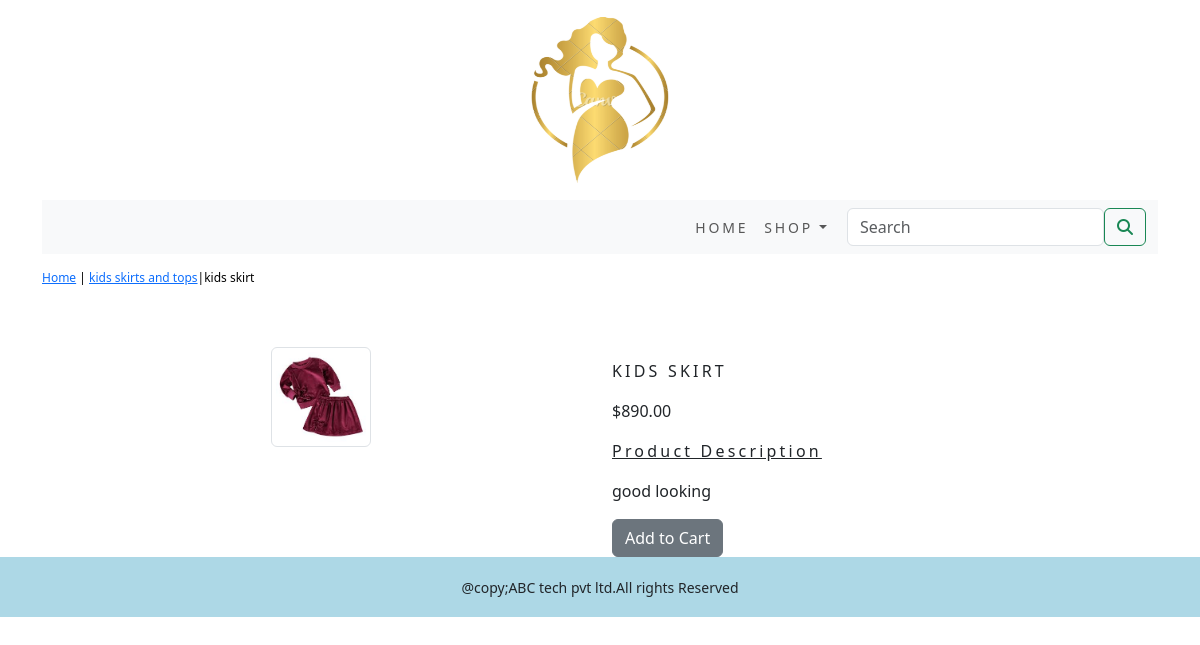
/shopapp/skirt-top/kids-skirt/, run on the app's committed database.
### shopapp/models.py (models this page shows, shortened)
class Product(models.Model):
    name = models.CharField(max_length=250, unique=True)
    slug = models.SlugField(max_length=250, unique=True)
    description = models.TextField(blank=True)
    price = models.DecimalField(max_digits=10, decimal_places=2)
    category = models.ForeignKey(Category, on_delete=models.CASCADE)
    image = models.ImageField(upload_to='product', blank=True)
    stock = models.IntegerField()
    available = models.BooleanField(default=True)
    created = models.DateTimeField(auto_now_add=True)
    updated = models.DateTimeField(auto_now=True)
    class Meta:
        ordering = ('name',)
        verbose_name = 'product'
        verbose_name_plural = 'products'

class Category(models.Model):
    name = models.CharField(max_length=250, unique=True)
    slug = models.SlugField(max_length=250, unique=True)
    description = models.TextField(blank=True)
    image = models.ImageField(upload_to='category', blank=True)
    class Meta:
        ordering = ('name',)
        verbose_name = 'category'
        verbose_name_plural = 'categories'
    def get_url(self):
        return reverse('shopapp:products_by_category', args=[self.slug])
    def __str__(self):
        return '{}'.format(self.name)

### shopapp/views.py (the view)
# urls.py: path('<slug:c_slug>/<slug:product_slug>/', views.proDetail, name='prodCatdetail'),
def proDetail(request,c_slug,product_slug):
    try:
        product=Product.objects.get(category__slug=c_slug,slug=product_slug)
    except Exception as e:
        raise e
    return render(request,'product.html',{'product':product})

### cart/context_processors.py (called while the page is built)
def counter(request):
    item_count = 0
    if 'admin' in request.path:
        return {}
    else:
        try:
            cart = Cart.objects.filter(cart_id=_cart_id(request))
            cart_items = CartItem.objects.all().filter(cart=cart[:1])
            for cart_item in cart_items:
                item_count += cart_item.quantity
        except Cart.DoesNotExist:
            item_count = 0
    return dict(item_count=item_count)

### cart/views.py (called while the page is built)
def _cart_id(request):
    cart = request.session.session_key
    if not cart:
        cart = request.session.create()
    return cart

### shopapp/context_processors.py (called while the page is built)
def menu_links(request):
    links=Category.objects.all()
    return dict(links=links)

### templates/product.html (shortened to what this page needs)
{% extends 'base.html' %}
{% load static %}
{% block content %}
<div class="row my_prod_row_class">
  <div class="mx_auto">
    <p> <a href="{% url 'shopapp:allProdCat' %}">Home</a> | <a href="{{product.category.get_url}}">{{product.category}}</a>|{{product.name}}</p>
  </div>
</div>
<div class="container">
<br>
<div class="row">
    <div class="col-12 col-sm-12 col-md-12 col-lg-6 text-center">
        <div style="min-width:18rem">
            <img class="img-fluid img-thumbnail" src="{{product.image.url}}" width="100px" height="100px" alt="{{product.name}}" >
        </div>
    </div>
    <div class="col-12 col-sm-12 col-md-12 col-lg-6 ">
        <div>
        <h1 class="my_prod_title">{{product.name}}</h1>
        <p>${{product.price}}</p>
        <p class="my_title"><u>Product Description</u></p>
        <p class="text-justify my_prod_text">{{product.description}}</p>
        {% if product.stock <= 0 %}
        <p class="text_justify my_prod_text"><b>Out of Stock</b></p>
        {% else %}
        <a class="btn btn-secondary" href="{% url 'cart:add_cart' product.id %}">Add to Cart</a>
        {% endif %}
    </div>
</div>
</div>
</div>
{% endblock %}

### static/css/custom.css (style rules this page uses)
body { background-color:aqua; font-family: 'Roboto', sans-serif; }
.my_title { font-size:16px; text_transform:uppercase; letter-spacing: .2em; }
.my_prod_row_class { padding-top:15px; padding-bottom:20px; }
.my_prod_row_class .mx_auto { color:#000; font-size:12px; text-decoration:none; }
.my_prod_title { font-size:16px; text-transform:uppercase; letter-spacing:.2em; padding-top:15px; padding-bottom:10px; }
.my_prod_text { padding-right:20px; }

### data on the page
Product: category "kids skirts and tops", name "kids skirt", image (picture), name "KIDS SKIRT", price "890.00", description "good looking"
